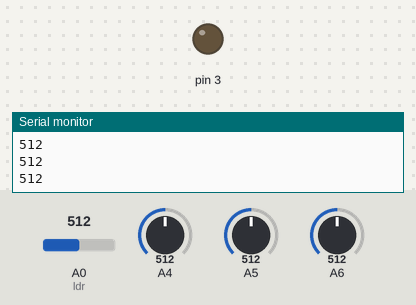
A sketch run on a simulated Arduino Uno, built with avr-gcc and run on an emulated ATmega328P. On the bench: output pins drawn as LEDs (lit = HIGH), the last lines printed to the serial monitor. Dashed ring = blinking. Inputs (shaded band) come from the test bench; at power-on: A0 (ldr) = 512, A4 = 512, A5 = 512, A6 = 512. Storage starts empty.

Above: at 1.2 s.
1.3 s: A0 (ldr) set to 316
2.8 s: A0 (ldr) set to 291
At 2.99 s:
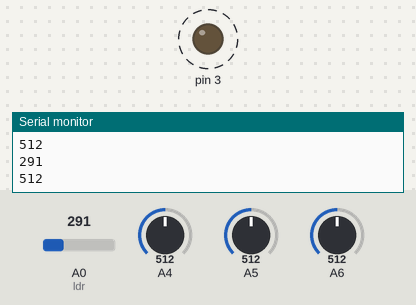
5.8 s: A0 (ldr) set to 306
At 7.0 s:
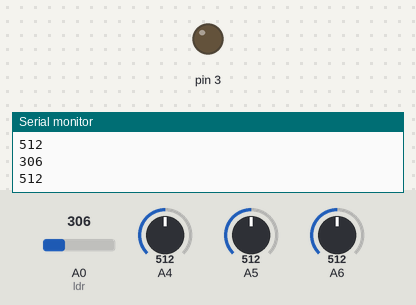
7.3 s: A0 (ldr) set to 30
At 8.3 s:
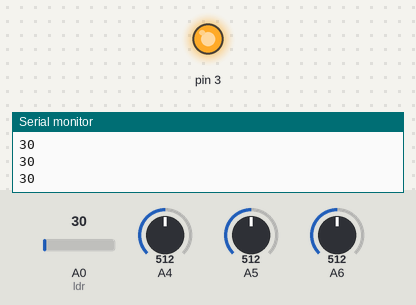
Timing chart, 0 to 9.8 s (numbered marks = the images above; inputs shaded):
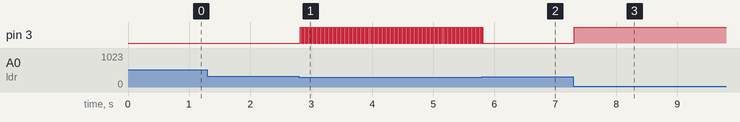

The sketch:

untitled.ino
```cpp
#include <SPI.h>
#include <SD.h>


int ldr=A0;//Set A0(Analog Input) for LDR.
int value=0;
const int chipSelect = 10;
void setup() {
    Serial.begin(9600);
    pinMode(3,OUTPUT);
    Serial.print("Initializing SD card...");

    if (!SD.begin(chipSelect)) {
        Serial.println("initialization failed. Things to check:");
        Serial.println("1. is a card inserted?");
        Serial.println("2. is your wiring correct?");
        Serial.println("3. did you change the chipSelect pin to match your shield or module?");
        Serial.println("Note: press reset or reopen this serial monitor after fixing your issue!");
        while (true);
    }
    Serial.println("initialisation done");
}

void loop() {
    ldr=analogRead(ldr);//Reads the Value of LDR(light).
    File text1 = SD.open("text.txt", FILE_WRITE);
    if (text1){
        text1.println(ldr);
        text1.close();
        Serial.println(ldr);
    }
    else{
        Serial.println("error opening text.txt");
    }

    if(ldr<300)
    {
        digitalWrite(3,HIGH);//Makes the LED glow in Dark.
    }
    else
    {
        digitalWrite(3,LOW);//Turns the LED OFF in Light.
    }
}
```

Measured:
- the behaviour switches between 300 and 299 on A0 (ldr) (found by bisection; images 0 and 1)
- after the input at 2.8 s, pin 3: alternates HIGH for 0.01 s and LOW for 0.01 s, starting at once
- after the input at 5.8 s, pin 3: goes on until 5.8 s, then stays LOW
- after the input at 7.3 s, pin 3: LOW → HIGH at once
